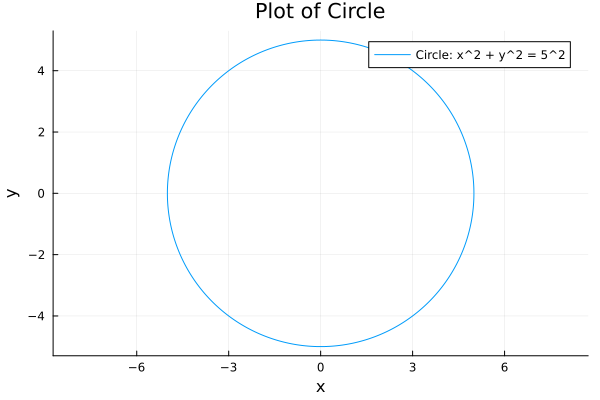

This chart was generated by the following Julia code:
using Plots

# Define the radius
r = 5

# Define the parametric equations for the circle
theta = 0:0.01:2pi
x = r * cos.(theta)
y = r * sin.(theta)

# Create the plot
plot(x, y, label="Circle: x^2 + y^2 = $r^2", xlabel="x", ylabel="y", title="Plot of Circle", aspect_ratio=1)

# Save the plot as an image
savefig("circle_plot.png")
